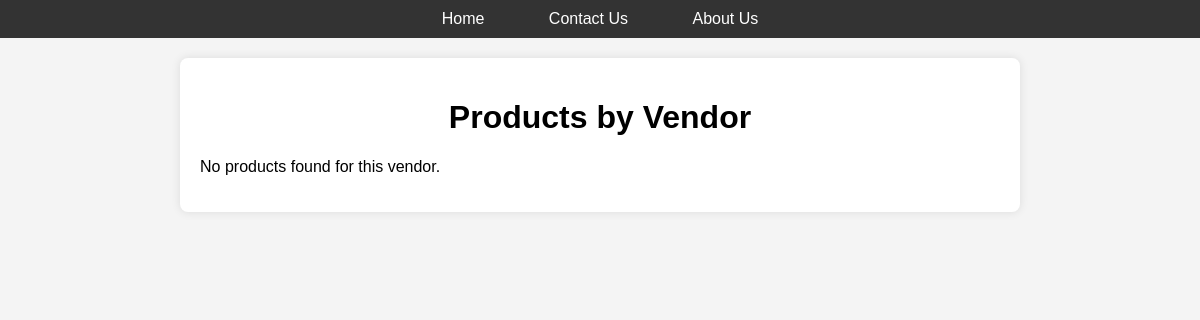
/User.php/products.php?vendor_id=10, run on an earlier commit of the app's database.
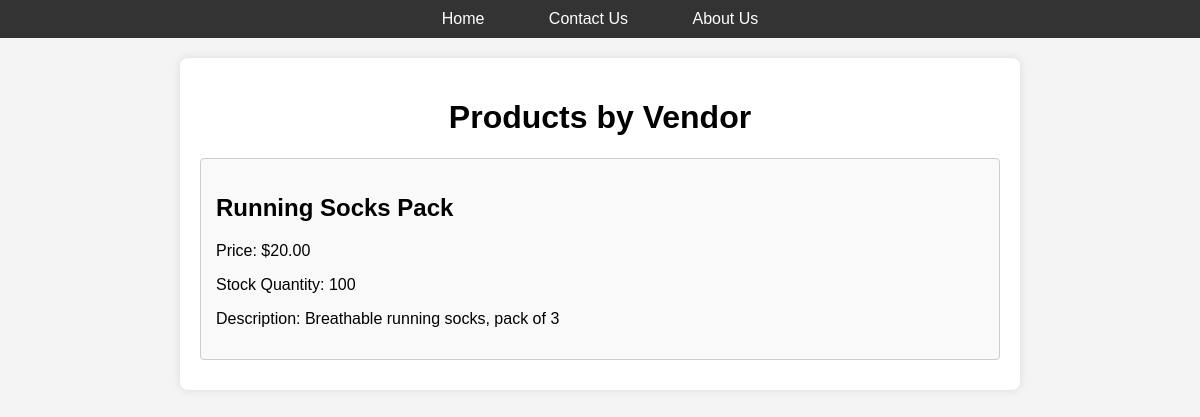
And on a later commit of the database.
### tables this page shows
CREATE TABLE Product (
    ProductID INT PRIMARY KEY,
    ProductName VARCHAR(255),
    Description TEXT,
    Price DECIMAL(10, 2),
    CategoryID INT,
    VendorID INT,
    StockQuantity INT,
    CreatedDate TIMESTAMP DEFAULT CURRENT_TIMESTAMP,
    ImageURL VARCHAR(255),
    FOREIGN KEY (CategoryID) REFERENCES Category(CategoryID),
    FOREIGN KEY (VendorID) REFERENCES Vendor(VendorID)
);

### database.php (called while the page is built, shortened)
<?php
$conn = null;
function select_rows($sql) {
    global $conn;
    $rows = array();
    $result = $conn->query($sql);
    if ($result && $result->num_rows > 0) {
        while ($row = $result->fetch_assoc()) {
            array_push($rows, $row);
        }
    }
    return $rows;
}
function get_products_by_vendor($VendorID) {
    $sql = "SELECT * FROM Product WHERE VendorID = " . intval($VendorID) . ";";
    $rows = select_rows($sql);
    return $rows;
}
?>

### User.php/products.php (the view, shortened to what this page needs)
<?php
include_once 'database.php';
$vendorId = intval($_GET['vendor_id']);
$products = get_products_by_vendor($vendorId);
?>
<!DOCTYPE html>
<html lang="en">
<head>
</head>
<body>
<div class="menu">
    <a href="index.php">Home</a>
    <a href="contact.php">Contact Us</a>
    <a href="about.php">About Us</a>
</div>
<div class="container">
    <h1>Products by Vendor</h1>
    <?php if (count($products) > 0): ?>
        <?php foreach ($products as $product): ?>
            <div class="product-card">
                <h2><?php echo htmlspecialchars($product['ProductName']); ?></h2>
                <p>Price: $<?php echo htmlspecialchars($product['Price']); ?></p>
                <p>Stock Quantity: <?php echo htmlspecialchars($product['StockQuantity']); ?></p>
                <p>Description: <?php echo htmlspecialchars($product['Description']); ?></p>
            </div>
        <?php endforeach; ?>
    <?php else: ?>
        <p>No products found for this vendor.</p>
    <?php endif; ?>
</div>
</body>
</html>

What changed in the data, as far as the page shows it:
added product: ProductName "Running Socks Pack", Price "20.00", StockQuantity "100", Description "Breathable running socks, pack of 3"
Also different on the page:
text no longer shown: "No products found for this vendor."
